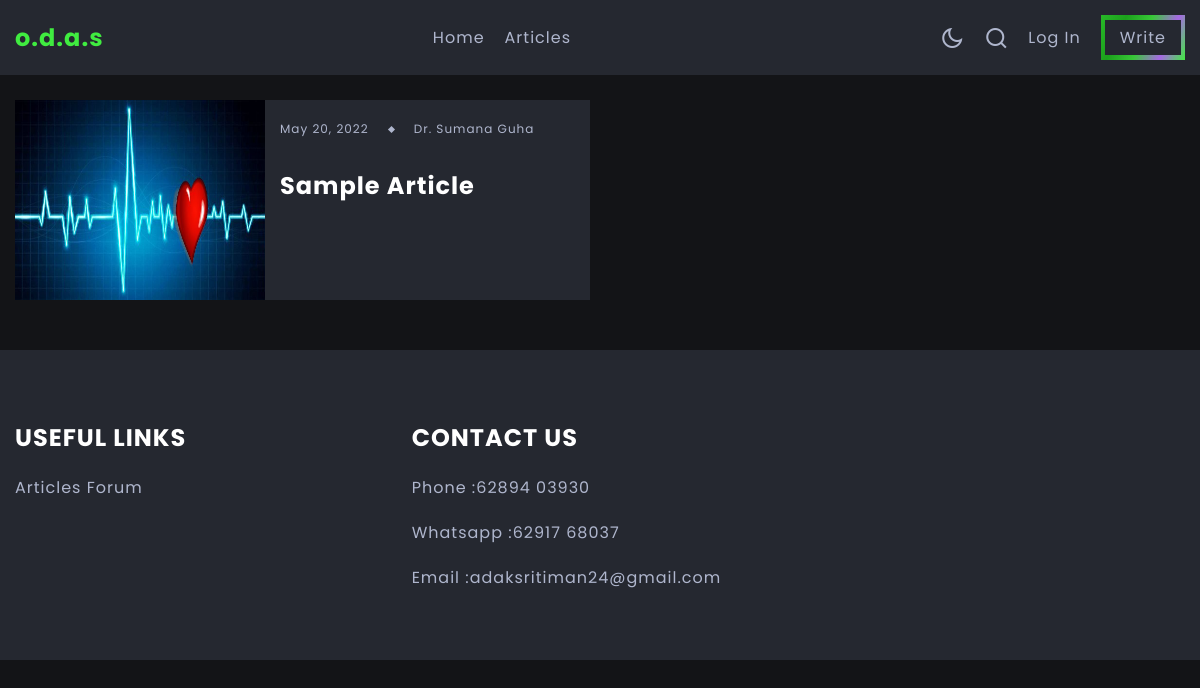
/articles/results/, run on an earlier commit of the app's database.
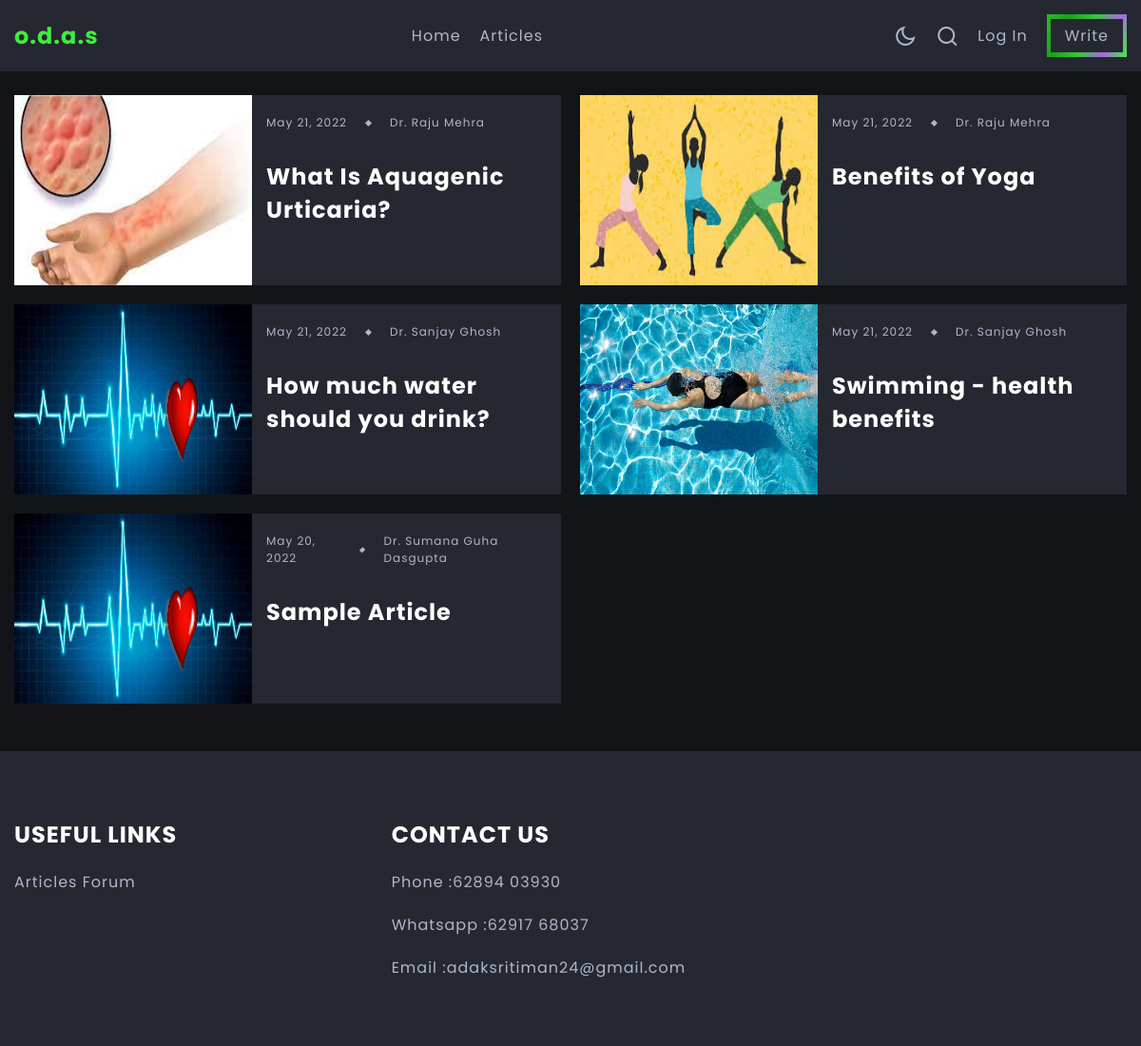
And on a later commit of the database.
### article/models.py (models this page shows, shortened)
class Article(models.Model):
    author = models.ForeignKey(Doctor, on_delete=models.CASCADE)
    title=models.CharField(max_length=100)
    upload_date=models.DateField(auto_now_add=True)
    image = models.ImageField(upload_to='blogs/%Y/%m/%d/', default='heart.jpg')
    blog=models.TextField(max_length=6500)

### article/views.py (the view)
# urls.py: path('results/', views.results, name='results'),
def results(request):
    articles_list=Article.objects.order_by("-upload_date")
    return render(request, 'article/results.html', {'articles':articles_list})

### article/templates/article/results.html (shortened to what this page needs)
{% extends 'article/base1.html' %}
{% load static %}
{% block content %}
<section class="result-posts section section-header-offset">
    <div class="container">
        <div class="results-grid-wrapper d-grid">
            {% for article in articles %}
                <a href="{% url 'read_article' article.id %}" class="article d-grid">
                    <div class="results-image-wrapper">
                        <img src="{{article.image.url}}" alt="Couldn\'t load image">
                    </div>
                    <div class="article-data-container">
                        <div class="article-data">
                            <span>{{article.upload_date}}</span>
                            <span class="article-data-spacer"></span>
                            <span>Dr. {{article.author.first_name}} {{article.author.last_name}}</span>
                        </div>
                        <h3 class="title article-title">{{article.title}}</h3>
                    </div>
                </a>
            {% endfor %}
        </div>
    </div>
</section>
{% endblock content %}

### article/templates/article/base1.html (shortened to what this page needs)
{% load static %}
<!DOCTYPE html>
<html lang="en">
<head>
    {% block css %}
    <link rel="stylesheet" href="https://cdn.jsdelivr.net/npm/remixicon@2.5.0/fonts/remixicon.css">
    <link rel="stylesheet" href="https://cdnjs.cloudflare.com/ajax/libs/Swiper/8.1.4/swiper-bundle.css">
    <link rel="stylesheet" href="{% static 'article/css/main.css' %}">
    {% endblock css %}
</head>
<body>
    <header class="header" id="header">
        <nav class="navbar container">
            <a href="{% url 'a_showhome' %}">
                <h2 class="logo">o.d.a.s</h2>
            </a>
            <div class="menu" id="menu">
                <ul class="list">
                    <li class="list-item">
                        <a href="{% url 'a_showhome' %}" class="list-link">Home</a>
                    </li>
                    <li class="list-item">
                        <a href="{% url 'articleshome' %}" class="list-link">Articles</a>
                    </li>
                </ul>
            </div>
            <div class="list list-right">
                <button class="btn place-items-center" id="theme-toggle-btn">
                    <i class="ri-moon-line moon-icon"></i>
                </button>
                <button class="btn place-items-center" id="search-icon">
                    <i class="ri-search-line"></i>
                </button>
                {% if not request.user.is_authenticated %}
                <a href="{% url 'index' %}" class="list-link screen-sm-hidden">Log In</a>
                {% endif %}
                <a href="{% url 'upload_article' %}" class="list-link screen-sm-hidden btn write-btn fancy-border">
                    <span>Write</span>
                </a>
            </div>
        </nav>
    </header>
    {% block content %}
    {% endblock content %}
    <footer class="footer section">
        <div class="footer-container container d-grid">
            <div>
                <h6 class="title footer-title">Useful Links</h6>
                <ul class="list footer-list">
                    <li class="list-item">
                        <a href="{% url 'articleshome' %}" class="list-link">Articles Forum</a>
                    </li>
                </ul>
            </div>
            <div>
                <h6 class="title footer-title">Contact Us</h6>
                <ul class="list footer-list">
                    <li class="list-item">
                        <a href="#" class="list-link">Phone :62894 03930</a>
                    </li>
                    <li class="list-item">
                        <a href="#" class="list-link">Whatsapp :62917 68037</a>
                    </li>
                    <li class="list-item">
                        <a href="#" class="list-link">Email :adaksritiman24@gmail.com</a>
                    </li>
                </ul>
            </div>
        </div>
    </footer>
</body>
</html>

What changed in the data, as far as the page shows it:
added Article: image (picture), upload_date "May 21, 2022", author.first_name "Raju", author.last_name "Mehra", title "What Is Aquagenic Urticaria?"
added Article: image (picture), upload_date "May 21, 2022", author.first_name "Raju", author.last_name "Mehra", title "Benefits of Yoga"
added Article: image (picture), upload_date "May 21, 2022", author.first_name "Sanjay", author.last_name "Ghosh", title "How much water should you drink?"
added Article: image (picture), upload_date "May 21, 2022", author.first_name "Sanjay", author.last_name "Ghosh", title "Swimming - health benefits"
changed through a linked row, Article "Sample Article": author.last_name "Guha" → "Guha Dasgupta"
